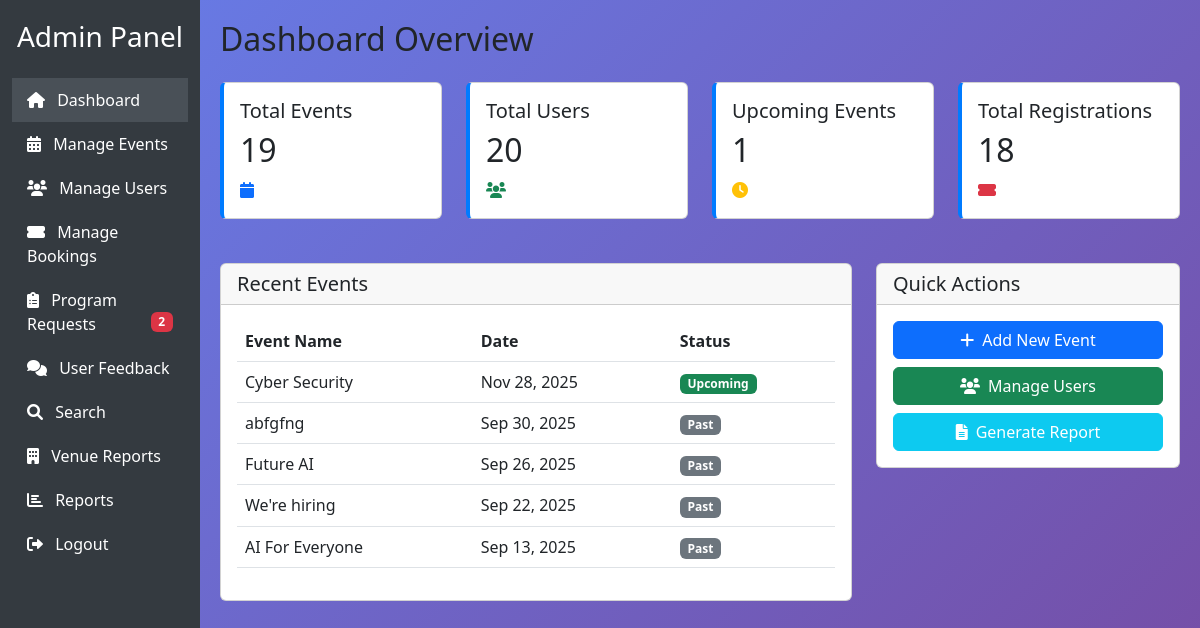
/admin_dashboard.php (signed in), run on the app's committed database.
### tables this page shows
CREATE TABLE `events` (
  `event_id` int(11) NOT NULL,
  `title` varchar(100) NOT NULL,
  `description` text DEFAULT NULL,
  `event_date` date NOT NULL,
  `event_time` time NOT NULL,
  `venue` varchar(100) DEFAULT NULL,
  `created_by_user_type` enum('admin','teacher','student') NOT NULL,
  `created_by_user_id` int(11) NOT NULL,
  `duration` int(11) DEFAULT 60
);

### admin_dashboard.php (the view, shortened to what this page needs)
<?php
    include __DIR__ . '/includes/admin_layout_start.php';
    $conn = new mysqli('localhost', 'root', '', 'event_management');
    $total_events = $conn->query("SELECT COUNT(*) as count FROM events")->fetch_assoc()['count'];
    $total_students = $conn->query("SELECT COUNT(*) as count FROM students")->fetch_assoc()['count'];
    $total_teachers = $conn->query("SELECT COUNT(*) as count FROM teachers")->fetch_assoc()['count'];
    $total_admins = $conn->query("SELECT COUNT(*) as count FROM admin")->fetch_assoc()['count'];
    $total_users = $total_students + $total_teachers + $total_admins;
    $upcoming_events = $conn->query("SELECT COUNT(*) as count FROM events WHERE event_date >= CURDATE()")->fetch_assoc()['count'];
    $total_registrations = $conn->query("SELECT COUNT(*) as count FROM registrations")->fetch_assoc()['count'];
    ?>
                <h2 class="mb-4">Dashboard Overview</h2>
                <div class="row">
                    <div class="col-md-3">
                        <div class="card stat-card">
                            <div class="card-body">
                                <h5 class="card-title">Total Events</h5>
                                <h2 class="card-text"><?php echo $total_events; ?></h2>
                                <i class="fas fa-calendar text-primary"></i>
                            </div>
                        </div>
                    </div>
                    <div class="col-md-3">
                        <div class="card stat-card">
                            <div class="card-body">
                                <h5 class="card-title">Total Users</h5>
                                <h2 class="card-text"><?php echo $total_users; ?></h2>
                                <i class="fas fa-users text-success"></i>
                            </div>
                        </div>
                    </div>
                    <div class="col-md-3">
                        <div class="card stat-card">
                            <div class="card-body">
                                <h5 class="card-title">Upcoming Events</h5>
                                <h2 class="card-text"><?php echo $upcoming_events; ?></h2>
                                <i class="fas fa-clock text-warning"></i>
                            </div>
                        </div>
                    </div>
                    <div class="col-md-3">
                        <div class="card stat-card">
                            <div class="card-body">
                                <h5 class="card-title">Total Registrations</h5>
                                <h2 class="card-text"><?php echo $total_registrations; ?></h2>
                                <i class="fas fa-ticket-alt text-danger"></i>
                            </div>
                        </div>
                    </div>
                </div>
                <div class="row mt-4">
                    <div class="col-md-8">
                        <div class="card">
                            <div class="card-header">
                                <h5 class="card-title mb-0">Recent Events</h5>
                            </div>
                            <div class="card-body">
                                <div class="table-responsive">
                                    <table class="table">
                                        <thead>
                                            <tr>
                                                <th>Event Name</th>
                                                <th>Date</th>
                                                <th>Status</th>
                                            </tr>
                                        </thead>
                                        <tbody>
                                            <?php
                                            $recent_events = $conn->query("SELECT * FROM events ORDER BY event_date DESC LIMIT 5");
                                            while ($event = $recent_events->fetch_assoc()) {
                                                echo "<tr>";
                                                echo "<td>" . htmlspecialchars($event['title']) . "</td>";
                                                echo "<td>" . date('M d, Y', strtotime($event['event_date'])) . "</td>";
                                                $status = (strtotime($event['event_date']) >= strtotime(date('Y-m-d'))) ? 'Upcoming' : 'Past';
                                                echo "<td><span class='badge bg-" . ($status == 'Upcoming' ? 'success' : 'secondary') . "'>" . $status . "</span></td>";
                                                echo "</tr>";
                                            }
                                            ?>
                                        </tbody>
                                    </table>
                                </div>
                            </div>
                        </div>
                    </div>
                    <div class="col-md-4">
                        <div class="card">
                            <div class="card-header">
                                <h5 class="card-title mb-0">Quick Actions</h5>
                            </div>
                            <div class="card-body">
                                <div class="d-grid gap-2">
                                    <a href="add_event.php" class="btn btn-primary"><i class="fas fa-plus me-2"></i>Add New Event</a>
                                    <a href="manage_users.php" class="btn btn-success"><i class="fas fa-users me-2"></i>Manage Users</a>
                                    <a href="reports.php" class="btn btn-info text-white"><i class="fas fa-file-alt me-2"></i>Generate Report</a>
                                </div>
                            </div>
                        </div>
                    </div>
                </div>
<?php include __DIR__ . '/includes/admin_layout_end.php'; ?>

### includes/admin_layout_start.php (style rules this page uses)
.card { margin-bottom: 20px; }
.stat-card { border-left: 4px solid #007bff; }
body { background: linear-gradient(135deg, #667eea 0%, #764ba2 100%); }

### data on the page
events: title "Cyber Security", event_date "Nov 28, 2025", event_date "Upcoming"
events: title "abfgfng", event_date "Sep 30, 2025", event_date "Past"
events: title "Future AI", event_date "Sep 26, 2025", event_date "Past"
events: title "We're hiring", event_date "Sep 22, 2025", event_date "Past"
events: title "AI For Everyone", event_date "Sep 13, 2025", event_date "Past"

### other printed values
$pendingCount "2"
$total_events "19"
$total_users "20"
$upcoming_events "1"
$total_registrations "18"
